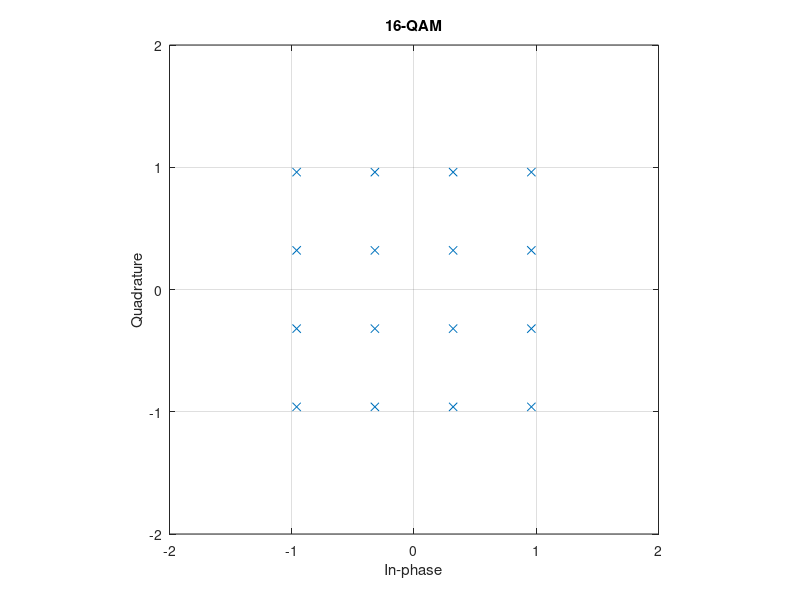

Recreate this plot in MATLAB.
M = 16;
dmin=0.64;
points_per_axis = sqrt(M);
i=linspace((-3/2)*dmin, (3/2)*dmin, points_per_axis);
q=linspace((-3/2)*dmin, (3/2)*dmin, points_per_axis);
[I,Q] = meshgrid(i,q);
i=I(:);
q=Q(:);

figure;
plot(i,q,'x');
grid on;
axis square;
xlim([-2 2])
ylim([-2 2])
title('16-QAM');
xlabel('In-phase');
ylabel('Quadrature');

%saveas(gcf, 'QAM_16.pdf');
